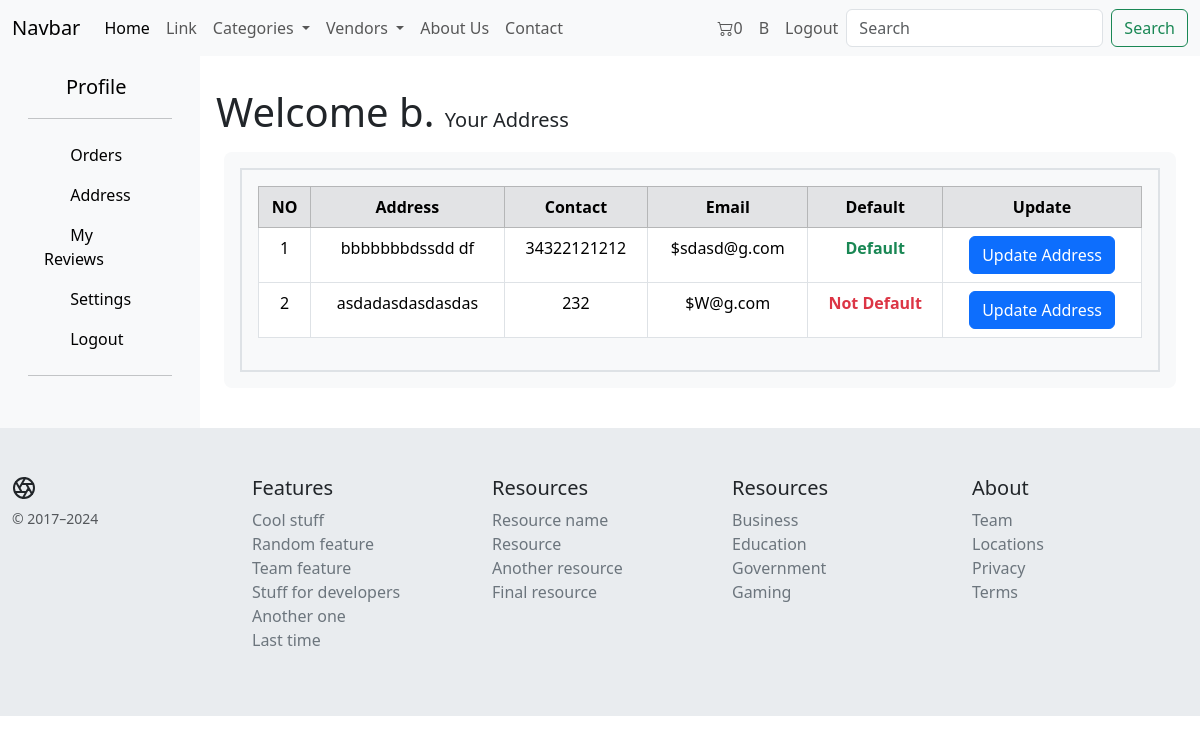
The app's page /dashboard-address/ (signed in) with its own data.
### userauth/models.py (models this page shows)
class customUser(AbstractUser):
    username = models.CharField(unique=True, max_length=30, null=False)
    email = models.EmailField()
    USERNAME_FIELD = 'username'
    def __str__(self):
        return self.username

### core/models.py (models this page shows, shortened)
class Address(models.Model):
    user = models.ForeignKey(
        customUser, on_delete=models.CASCADE)
    address = models.TextField()
    default_address = models.BooleanField(default=True)
    contact = models.CharField(max_length=20)
    email = models.EmailField()

### core/views.py (the view)
# urls.py: path('dashboard-address/', views.dashboard_address, name='dashboard-address'),
@login_required
def dashboard_address(request):
    address = Address.objects.filter(user=request.user)
    address_form = Address_Form()
    context = {
        'address': address,
        'address_form': address_form
    }
    return render(request, 'core/dashboard_address.html', context)

### core/forms.py
class Address_Form(forms.ModelForm):
    class Meta:
        model = Address
        fields = ['address', 'contact', 'email', 'default_address']
    address = forms.CharField(widget=forms.Textarea(attrs={
        'placeholder': 'Address',
        'class': 'form-area my-2 p-2 rounded rounded-3',
        'cols': 45,
        'rows': 6
    }))
    contact = forms.CharField(widget=forms.TextInput(attrs={
        'placeholder': 'Contact No:',
        'class': 'form-control my-2 py-2 rounded rounded-3'
    }))
    email = forms.CharField(widget=forms.EmailInput(attrs={
        'placeholder': 'e-Mail',
        'class': 'form-control my-2 py-2 rounded rounded-3'
    }))
    default_address = forms.BooleanField(widget=forms.CheckboxInput(attrs={
        'class': 'form-check-input',
    }), required=False)

### core/context_processors.py (called while the page is built)
def context_fn(request):
    categories = Category.objects.all()
    vendors = Vendor.objects.all()
    if "cart_data_object" in request.session:
        cart_items_count = len(request.session['cart_data_object'])
    else:
        cart_items_count = 0
    context = {
        'categories_context': categories,
        'vendors_context': vendors,
        'cart_items_count_context': cart_items_count,
    }
    return context

### core/models.py (called while the page is built)
    def __str__(self):
        return self.title

    def __str__(self):
        return self.title

### templates/core/dashboard_address.html
{% extends 'core/base.html' %} {% load static %} {% block content %}
<div class="container-fluid">
    <div class="row">
        <div class="col-xl-2 col-sm-12 col-md-3 col-lg-2 bg-body-tertiary">
            <div class="p-3">
                <a href="" class="d-flex align-items-center mb-3 link-body-emphasis text-decoration-none">
                    <svg class="bi pe-none me-2" width="30" height="24"></svg>
                    <span class="fs-5">Profile</span>
                </a>
                <hr />
                <ul class="nav nav-pills flex-column mb-auto">
                    <li>
                        <a href="{% url 'core:dashboard' %}" id="order" class="nav-link link-body-emphasis">
                            <svg class="bi pe-none me-2" width="14" height="14">
                                <use xlink:href="#speedometer2"></use>
                            </svg>
                            Orders
                        </a>
                    </li>
                    <li>
                        <a href="{% url 'core:dashboard-address'  %}" id="address" class="nav-link link-body-emphasis">
                            <svg class="bi pe-none me-2" width="14" height="14">
                                <use xlink:href="#grid"></use>
                            </svg>
                            Address
                        </a>
                    </li>
                    <li>
                        <a href="" id="address" class="nav-link link-body-emphasis">
                            <svg class="bi pe-none me-2" width="14" height="14">
                                <use xlink:href="#grid"></use>
                            </svg>
                            My Reviews
                        </a>
                    </li>
                    <li>
                        <a href="#" class="nav-link link-body-emphasis">
                            <svg class="bi pe-none me-2" width="14" height="14">
                                <use xlink:href="#grid"></use>
                            </svg>
                            Settings
                        </a>
                    </li>
                    <li>
                        <a href="{% url 'userauth:logout' %}" class="nav-link link-body-emphasis">
                            <svg class="bi pe-none me-2" width="14" height="14">
                                <use xlink:href="#grid"></use>
                            </svg>
                            Logout
                        </a>
                    </li>
                </ul>
                <hr />
            </div>
        </div>
        <div class="col-xl-10 col-sm-12 col-md-9 col-lg-10 my-3 p-3">
            <div class="row">
                <div class="col-12">
                    <p class="display-6">Welcome {{request.user}}. <span class="lead">Your
                            Addres{{address|pluralize}}</span></p>
                    <div id="address-section" class="rounded rounded-3 bg-body-tertiary p-3 m-2">
                        <div class="border border-2 p-3 text-center">
                            <table class="table table-bordered table-hover">
                                <thead class="table-secondary">
                                    <tr>
                                        <th scope="col">NO</th>
                                        <th scope="col">Address</th>
                                        <th scope="col">Contact</th>
                                        <th scope="col">Email</th>
                                        <th scope="col">Default</th>
                                        <th scope="col">Update</th>
                                    </tr>
                                </thead>
                                <tbody>
                                    {% for i in address %}
                                    <tr>
                                        <td>{{ forloop.counter }}</td>
                                        <td>{{ i.address }}</td>
                                        <td>{{ i.contact }}</td>
                                        <td>${{ i.email }}</td>
                                        {% if i.default_address %}
                                        <td class="text-success fw-bold">Default</td>
                                        {%else%}
                                        <td class="text-danger fw-bold">Not Default</td>
                                        {%endif%}
                                        <td><a href="{% url 'core:dashboard-address_update' i.id %}"
                                                class="btn btn-primary btn-block">Update Address</a></td>
                                    </tr>
                                    {% endfor %}
                                </tbody>
                            </table>
                        </div>
                    </div>
                </div>
            </div>
        </div>
    </div>
</div>
{%endblock%}

### templates/core/navbar.html (shortened to what this page needs)
<nav class="navbar navbar-expand-lg bg-body-tertiary sticky-top">
  <div class="container-fluid">
    <a class="navbar-brand" href="#">Navbar</a>
    <div class="collapse navbar-collapse" id="navbarSupportedContent">
      <ul class="navbar-nav me-auto mb-2 mb-lg-0">
        <li class="nav-item">
          <a class="nav-link active" aria-current="page" href="{% url 'core:home' %}">Home</a>
        </li>
        <li class="nav-item">
          <a class="nav-link" href="#">Link</a>
        </li>
        <li class="nav-item dropdown">
          <a class="nav-link dropdown-toggle" href="#" role="button" data-bs-toggle="dropdown" aria-expanded="false">
            Categories
          </a>
        </li>
        <li class="nav-item dropdown">
          <a class="nav-link dropdown-toggle" href="#" role="button" data-bs-toggle="dropdown" aria-expanded="false">
            Vendors
          </a>
        </li>
        <li class="nav-item">
          <a class="nav-link" href="{% url 'core:about' %}">About Us</a>
        </li>
        <li class="nav-item">
          <a class="nav-link" href="{% url 'core:contact' %}">Contact</a>
        </li>
      </ul>
      <ul class="navbar-nav ms-auto mb-2 mb-lg-0">
        <li class="nav-item">
          <a class="nav-link " href="{% url 'core:cart_view' %}" aria-disabled="true"><i class="bi bi-cart2"></i><span
              class="cart-count">{{cart_items_count_context}}</span></a>
        </li>
        {% if request.user.is_authenticated %}
        <li class="nav-item">
          <a class="nav-link" href="{% url 'core:dashboard' %}" aria-disabled="true">{{request.user|title}}
          </a>
        </li>
        <li class="nav-item">
          <a class="nav-link logout" href="{% url 'userauth:logout' %}" aria-disabled="true">Logout</a>
        </li>
        {%endif%}
      </ul>
      <form class="d-flex" role="search" method="get" action="{% url 'core:search' %}">
        <input class="form-control me-2" type="search" placeholder="Search" aria-label="Search" name="q" required>
        <button class="btn btn-outline-success" type="submit">Search</button>
      </form>
    </div>
  </div>
</nav>

### static/css/styles.css (style rules this page uses)
html { scroll-behavior: smooth; }

### records on screen
customUser: user "B", user "b"
Address: address "bbbbbbbdssdd df", contact "34322121212", email "sdasd@g.com", default_address "Default"
Address: address "asdadasdasdasdas", contact "232", email "W@g.com", default_address "Not Default"

### other values on screen
{{ cart_items_count_context }} "0"
